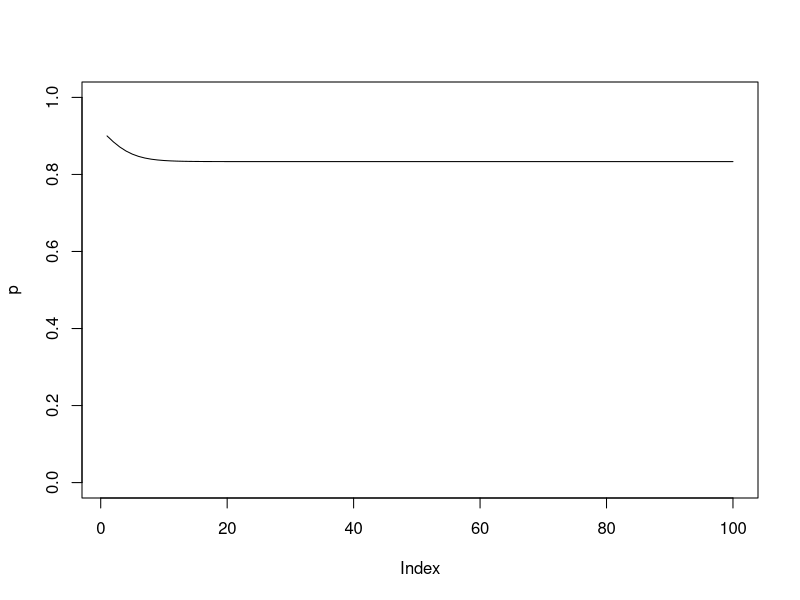
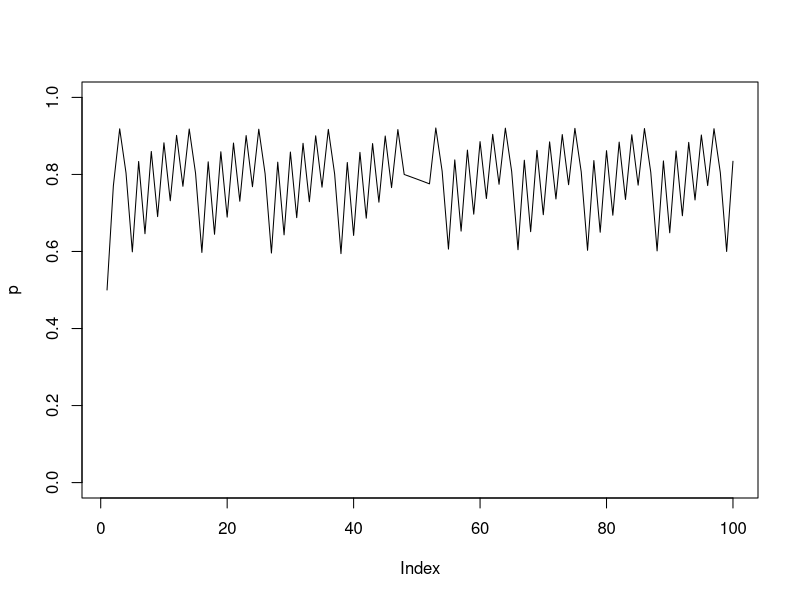
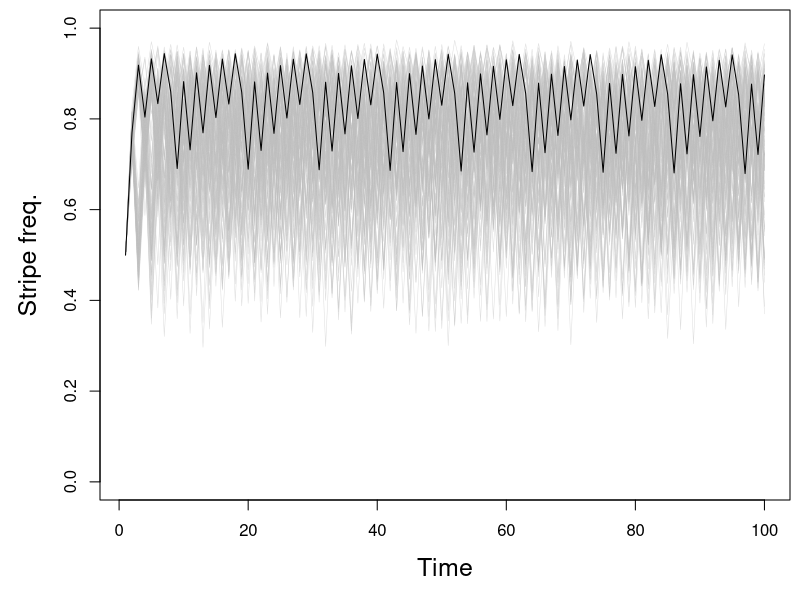

Reproduce these figures in R, in order.
ff<-function(C=NA,s=NA,f=NA){
    w<-C - s * f
    return(w)
 }
 
sdif<-function(w1=NA,w2=NA,f1=NA){
    wbar<-(w1*f1 + w2*(1-f1))
    psf1<-f1 * (w1/wbar)
    psf2<-(1-f1) * (w2/wbar)
    return(c(psf1,psf2))
    }
    
C<-c(.5,.3)
s<-c(.3,.3)

p<-rep(.9,100)
for(i in 2:100){
    w<-ff(C,s,c(p[i-1],1-p[i-1]))
    p[i]<-sdif(w[1],w[2],p[i-1])[1]
    }    
    
plot(p,ylim=c(0,1),type='l')    

ffst<-function(brk=.5,wl=NA,wh=NA,f=NA){
    if(f < brk){w<-wl}
    else{w<-wh}
    return(w)
 }

library(scales)

pdf("stripeUnc.pdf",width=5,height=5)
par(mar=c(5,5,.5,.5))
wl<-c(.52,.155)
wh<-c(.2025,.21) 
wh<-c(.155*1.1,.52*0.9)
brk<-.85

p<-rep(.5,100)
for(i in 2:100){
    w<-ffst(brk,wl,wh,p[i-1])
    p[i]<-sdif(w[1],w[2],p[i-1])[1]
    }    
plot(p,ylim=c(0,1),type='n',xlab="Time",ylab="Stripe freq.",cex.lab=1.5)    
    
brk<-runif(100,.6,.9) 
wl<-matrix(NA,nrow=100,ncol=2)
wl[,1]<-rbeta(100,52,48)
wl[,2]<-rbeta(100,62,338)

wh<-matrix(NA,nrow=100,ncol=2)
wh[,2]<-rbeta(100,26,24)
wh[,1]<-rbeta(100,31,169)

for(j in 1:100){
p<-rep(.5,100)
for(i in 2:100){
    w<-ffst(brk[j],wl[j,],wh[j,],p[i-1])
    p[i]<-sdif(w[1],w[2],p[i-1])[1]
    }    
lines(p,col=alpha("gray",.5),lwd=.5,type='l')    
  }     
    
wl<-c(.52,.155)
wh<-c(.2025,.21) 
wh<-c(.155*1.1,.52*0.9)
brk<-.85

p<-rep(.5,100)
for(i in 2:100){
    w<-ffst(brk,wl,wh,p[i-1])
    p[i]<-sdif(w[1],w[2],p[i-1])[1]
    }    
lines(p)     

dev.off()    
    
    
    
    
    
    
ffst<-function(brk=c(.5,.6),wl=NA,wh=NA,whh=NA,f=NA){
    if(f < brk[1]){w<-wl}
    else if(f<brk[2]){w<-wh}
    else{w<-whh}
    return(w)
 }

wl<-c(.52,.155)
wh<-c(.2025,.21) 
whh<-c(.155*1.1,.52*0.9)
brk<-c(.78,.8)

p<-rep(.5,100)
for(i in 2:100){
    w<-ffst(brk,wl,wh,whh,p[i-1])
    p[i]<-sdif(w[1],w[2],p[i-1])[1]
    }    
plot(p,ylim=c(0,1),type='l')    
        
